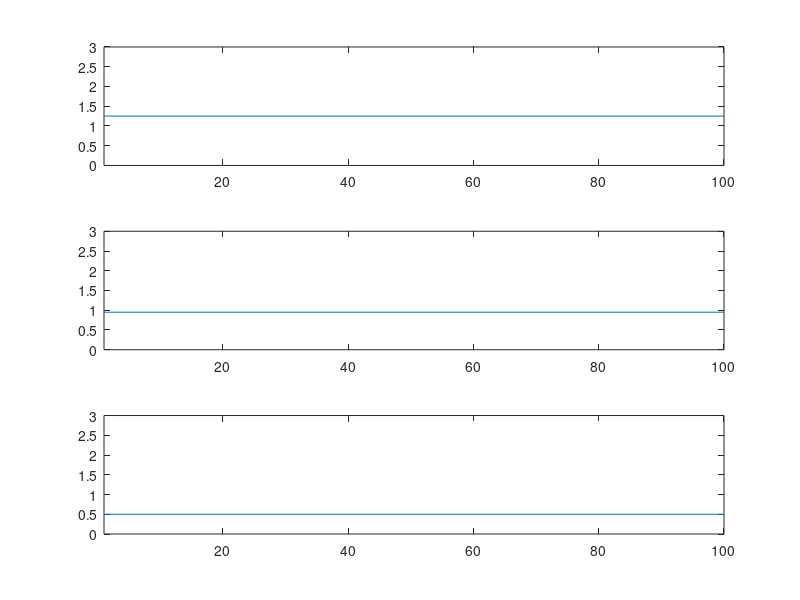

Reproduce this figure in MATLAB. (Note: this script raises an error after producing the figure.)
% Esse algoritmo foi usado para, dado um ponto virtual a área de testes, tentar decidir qual a
% configuração de módulos emissores no ambiente que gera o menor erro final.

% Algoritmo para fazer a decisão:
 

close all;
clear;
clc;

error=[];

%posição dos módulos testes
% stationary_modules_positions = [0 0 0; 0 3 0; 3 3 0; 3 0 0.2];
% stationary_modules_positions = [0 0 0; 0 2 0; 2 2 0; 2 0 0; 2 1 1]; %melhor embaixo
% stationary_modules_positions = [0 0 3; 1.5 0 2; 0 1.5 2; 0 3 3; 3 3 3; 3 0 3; 3 1.5 2; 1.5 3 2]; %melhor em cima
% stationary_modules_positions = [0 0 3; 0 3 3; 3 3 3; 3 0 3; 1.5 3 2];
% stationary_modules_positions = [0 0 0; 0.1 1 0.1; 0 2 0; 2 0 0; 1.9 1 0.1; 2 2 0]; %segundo melhor
% 
% stationary_modules_positions = [
%     0    0.05 2.5;
%     2.35 0.05 2.5;
%     2.35 3.05 2.5;
%     0    2.88 2.5;
%     2.90 1.60 2;
%     1.17 3.05 3];
stationary_modules_positions = [
                                0.000  0.05  2.48;
                                1.285  0.05  2.96;
                                2.535  0.05  2.48; 
                                2.915  1.60  1.99; 
                                2.570  3.05  2.48; 
                                1.260  3.05  2.96;
                                -0.05  2.90  2.48;
                                -0.47  1.52  1.77
                                ];
num_statinary_modules = size(stationary_modules_positions,1);

%ponto escolhido para teste
% x=1;y=1;z=2;
x=1.25 ;%+ 0.3*randn;
y=1.5-0.55 ;%+ 0.3*randn;
z=0.5 ;%+ 0.3*randn;

measurements_m=[];
measurements_new_m=[];

figure
subplot(3,1,1);
grid on;
plot([1 100],[x x]);
axis([1 100 0 3])
subplot(3,1,2);
grid on;
plot([1 100],[y y]);
axis([1 100 0 3])
subplot(3,1,3);
grid on;
plot([1 100],[z z]);
axis([1 100 0 3])

% %inicia o plot da figura
% figure;
% plot3(stationary_modules_positions(1,1),stationary_modules_positions(1,2),stationary_modules_positions(1,3),'rx');
% hold on;
% plot3([stationary_modules_positions(1,1) stationary_modules_positions(1,1)],[stationary_modules_positions(1,2) stationary_modules_positions(1,2)],[0 stationary_modules_positions(1,3)],'k','LineWidth',1.5);
% for i=2:num_statinary_modules
%     plot3(stationary_modules_positions(i,1),stationary_modules_positions(i,2),stationary_modules_positions(i,3),'rx');
%     plot3([stationary_modules_positions(i,1) stationary_modules_positions(i,1)],[stationary_modules_positions(i,2) stationary_modules_positions(i,2)],[0 stationary_modules_positions(i,3)],'k','LineWidth',1.5);
% end
% grid on;
% plot3(x,y,z,'m*')
% axis([0 3 0 3 0 3]);

%Calcula as distâncias entre o ponto escolhido e posição dos n módulos
for i=1:num_statinary_modules
    m(i) = sqrt( (x-stationary_modules_positions(i,1))^2 + (y-stationary_modules_positions(i,2))^2 + (z-stationary_modules_positions(i,3))^2 );
end
    
for i=1:100
    
%     dp = 1.0131; %desvio padrao em centímetros
    dp=5;
    distance_readings=[];
    aleat=round(1 + (8-1).*rand(1,1));
    for j=1:num_statinary_modules
        new_m(j) = m(j) ;% + (dp/100)*randn;  %adicionando ruido às leituras de medidas
%         if j==aleat
%             new_m(j)=new_m(j)+0.1;
%         end
        distance_readings = [distance_readings,new_m(j)];
    end
    
    measurements_m = [measurements_m;m];
    measurements_new_m=[measurements_new_m;new_m];
    
%     stationary_modules_positions
%     distance_readings
    
%     [module_x,module_y,module_z] = trilateration(stationary_modules_positions, distance_readings);
%     [module_x,module_y,module_z,erro] = taylor_series_test( stationary_modules_positions , distance_readings, [0,0,0] );
%     [erro, aleat]
%     [mts_x,mts_y,mts_z] = round_TS(stationary_modules_positions , distance_readings);
    
%     % ----------------------------------------------------------------------------------------------
%     %comparing various start points to taylor series algorithm
%     %the difference is in micrometers (um), there is no pratical difference, only numerical difference
%     [mt1_x,mt1_y,mt1_z] = taylor_series( stationary_modules_positions , distance_readings, [module_x,module_y,module_z] );
%     [mt2_x,mt2_y,mt2_z] = taylor_series( stationary_modules_positions , distance_readings, [10,10,0] );
    [mt3_x,mt3_y,mt3_z] = taylor_series( stationary_modules_positions , distance_readings, [1.25,1.50,0] );
% 
%     sprintf('%.6f ', abs([mt1_x,mt1_y,mt1_z] -  [mt2_x,mt2_y,mt2_z]))
%     sprintf('%.6f ', abs([mt1_x,mt1_y,mt1_z] -  [mt3_x,mt3_y,mt3_z]))
%     
%     subplot(3,1,1);
%         hold on;
%         plot(i,module_x,'ko');
%         plot(i,mt1_x,'bp');
%         plot(i,mt2_x,'rh');
%         plot(i,mt3_x,'m*');
%         hold off;
%     subplot(3,1,2);
%         hold on;
%         plot(i,module_y,'ko');
%         plot(i,mt1_y,'bp');
%         plot(i,mt2_y,'rh');
%         plot(i,mt3_y,'m*');
%         hold off;
%     subplot(3,1,3);
%         hold on;
%         plot(i,module_z,'ko');
%         plot(i,mt1_z,'bp');
%         plot(i,mt2_z,'rh');
%         plot(i,mt3_z,'m*');
%         hold off;
%     % ----------------------------------------------------------------------------------------------

    % ----------------------------------------------------------------------------------------------
%     %comparing various standard deviation values inside taylor_series algorithm
%     %does not make any difference
%     [mt1_x,mt1_y,mt1_z] = taylor_series_Qmat( stationary_modules_positions , distance_readings, [1.0,1.0,0] , 0.10);
%     [mt2_x,mt2_y,mt2_z] = taylor_series_Qmat( stationary_modules_positions , distance_readings, [1.0,1.0,0] , 0.25);
%     [mt3_x,mt3_y,mt3_z] = taylor_series_Qmat( stationary_modules_positions , distance_readings, [1.0,1.0,0] , 0.50);

%     error = [error, sqrt( (x-mt1_x)^2 + (y-mt1_y)^2 + (z-mt1_z)^2 )];
%     sprintf('%.3f  \t  %.3f  \t  %.3f\n', sqrt( (x-mt1_x)^2 + (y-mt1_y)^2 + (z-mt1_z)^2 ), sqrt( (x-mt2_x)^2 + (y-mt2_y)^2 + (z-mt2_z)^2 ), sqrt( (x-mt3_x)^2 + (y-mt3_y)^2 + (z-mt3_z)^2 ))
%     sprintf('%.6f ', abs([mt1_x,mt1_y,mt1_z] -  [mt2_x,mt2_y,mt2_z]))
%     sprintf('%.6f ', abs([mt1_x,mt1_y,mt1_z] -  [mt3_x,mt3_y,mt3_z]))
%     
%     subplot(3,1,1);
%         hold on;
%         plot(i,module_x,'ko');
%         plot(i,mt1_x,'bp');
%         plot(i,mt2_x,'rh');
%         plot(i,mt3_x,'m*');
%         hold off;
%     subplot(3,1,2);
%         hold on;
%         plot(i,module_y,'ko');
%         plot(i,mt1_y,'bp');
%         plot(i,mt2_y,'rh');
%         plot(i,mt3_y,'m*');
%         hold off;
%     subplot(3,1,3);
%         hold on;
%         plot(i,module_z,'ko');
%         plot(i,mt1_z,'bp');
%         plot(i,mt2_z,'rh');
%         plot(i,mt3_z,'m*');
%         hold off;
    % ----------------------------------------------------------------------------------------------

%     plot3(module_x,module_y,module_z,'bo');
%     plot3([x module_x],[y module_y], [z module_z],'k');
    
%     disp('--------------------')
%     disp(distance_readings)
%     disp([x,y,z])
%     disp([module_x,module_y,module_z])
%     disp(sqrt( (x-module_x)^2 + (y-module_y)^2 + (z-module_z)^2 ))
%     disp('--------------------')
%     pause
%     error = [error, sqrt( (x-module_x)^2 + (y-module_y)^2 + (z-module_z)^2 )];
end
% hold off;
% 
% figure;
% subplot(3,1,1);
% plot(error);
% grid on;
% title('Position Measurement Error');
% ylabel('error (meters)');
% legend(strcat('max error = ', num2str(max(error))));
% disp(strcat('max error = ', num2str(max(error))));
% 
% subplot(3,1,2);
% hold on;
% % plot(error);
% for i=1:num_statinary_modules
%     plot(measurements_m(:,i),'DisplayName',strcat('ideal sensor=',num2str(i)));
%     plot(measurements_new_m(:,i),'DisplayName',strcat('real  sensor=',num2str(i)));
% end
% grid on;
% legend('show');
% hold off;
% 
% subplot(3,1,3);
% hist(error);
% legend(strcat('media=',num2str(mean(error))));
% disp(strcat('media=',num2str(mean(error))));
